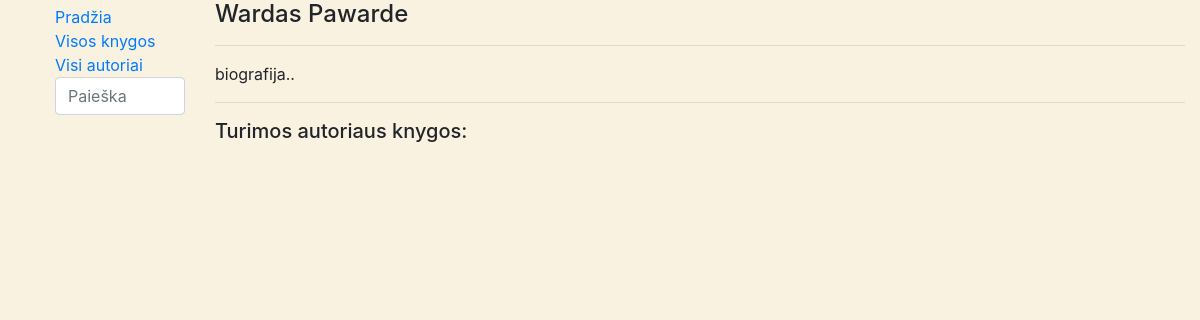
Page /library/authors/3 on the earlier database version.
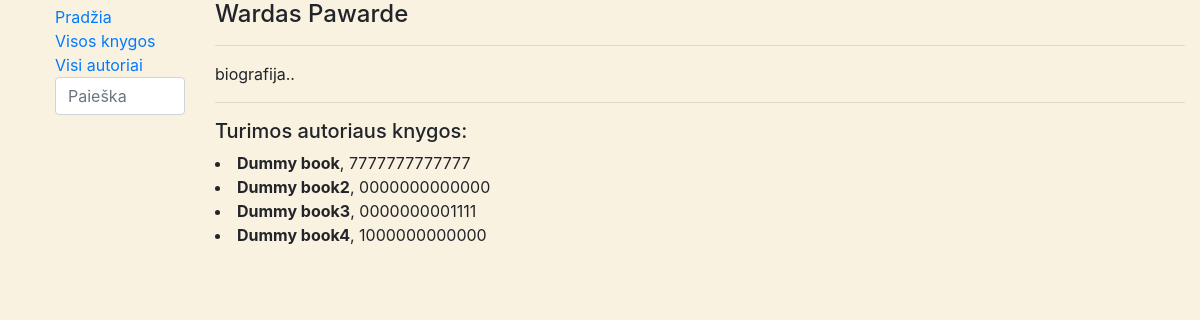
Same page on the later database version.
### library/models.py (models this page shows, shortened)
class Book(models.Model):
    title = models.CharField('Pavadinimas', max_length=150)
    author = models.ForeignKey(Author, on_delete=models.SET_NULL, null=True, related_name='books')
    summary = models.TextField('Aprašymas', max_length=1000, help_text='Trumpas knygos aprašymas')
    isbn = models.CharField('ISBN', max_length=13,
                            help_text='13 simbolių <a href="https://en.wikipedia.org/wiki/ISBN">ISBN wiki</a>')
    genre = models.ManyToManyField('Genre', help_text='Išrinkite knygai žanrus')
    cover = models.ImageField('Viršelis', upload_to='covers', null=True, blank=True)
    def display_genre(self):
        return ', '.join(el.name for el in self.genre.all())
    display_genre.short_description = "Žanrai"

### library/views.py (the view)
# urls.py: path("authors/<int:author_id>", views.author, name="author-one"),
def author(request, author_id):
    single_author = get_object_or_404(Author, pk=author_id)
    return render(request, 'author.html', {'author_obj': single_author})

### library/templates/author.html
{% extends "base.html" %}
{% block content %}
<h4>{{ author_obj.first_name }} {{ author_obj.last_name }}</h4>
<hr/>
<p>{{ author_obj.description }}</p>
<hr/>
<h5>Turimos autoriaus knygos:</h5>
{% for book in author_obj.books.all %}
    <li> <strong>{{ book.title }}</strong>, {{ book.isbn }} </li>
{% endfor %}
{% endblock %}

Differences in the rows shown:
added Book: title "Dummy book", isbn "7777777777777"
added Book: title "Dummy book2", isbn "0000000000000"
added Book: title "Dummy book3", isbn "0000000001111"
added Book: title "Dummy book4", isbn "1000000000000"
